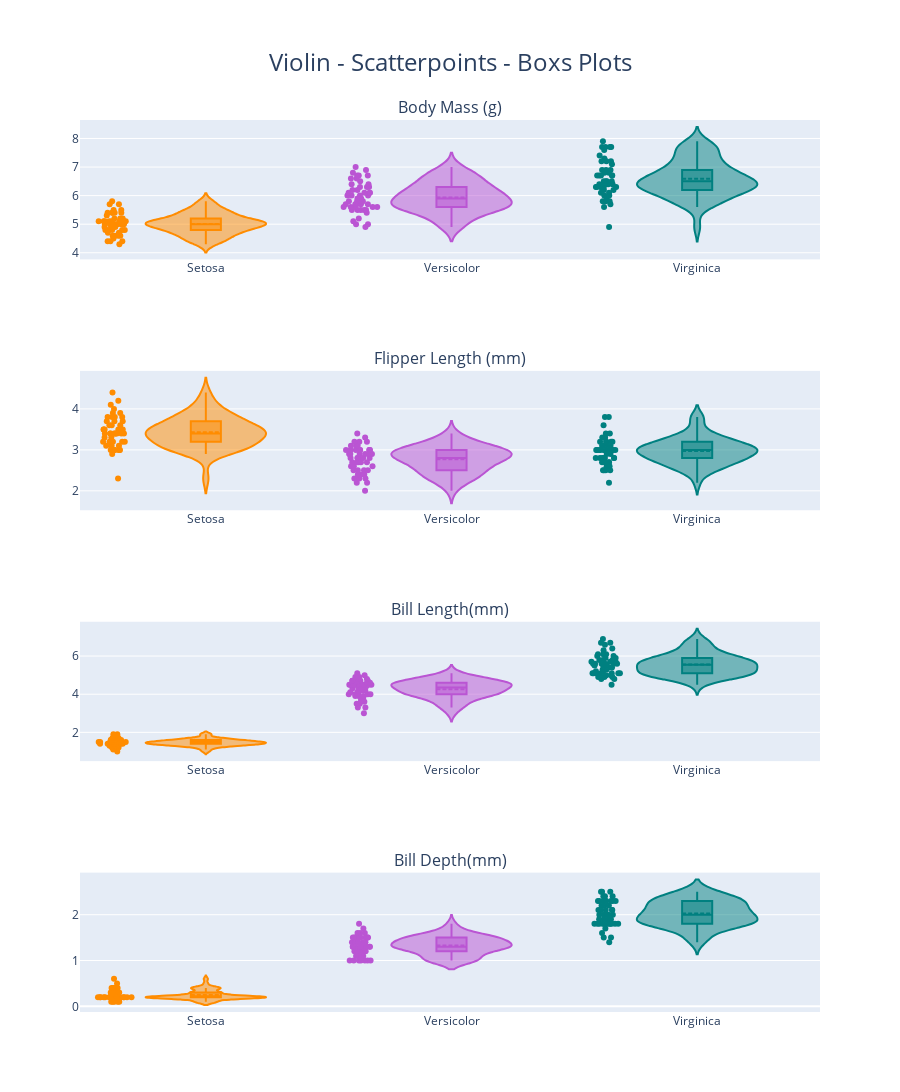

This figure's notebook cell:
### Markdown cell above
- interactive combination Violin/Box Plot

As a last graph of the univariate section, we can use the ploty library to show an interactive versison of Violin/Box plot for each of the numerical variables divided per species. The code has ben ispired, with the needed changes, by [here [39]](https://www.analyticsvidhya.com/blog/2021/12/12-data-plot-types-for-visualization/).

**Code Explanation:**

>The code does the following:
>
>1. **Import Libraries the needed library**
>    - from plotly.subplots import make_subplots
>    - import plotly.graph_objects as go
>2. **Define the color** corresponding to each unique species and add them in a list. 
>3. **Create Violin Plot Traces**:
>    - For each feature (Sepal_Length, Sepal_Width, Petal_Length, Petal_Width), separate Violin plot traces are created for each unique species.
>    - Settings for visibility of box, mean line, scatter points, line color, and name are specified.
>    - Traces are appended to respective lists (trace_bm, trace_flipper, trace_bill_length, trace_bill_depth).
>4. **Create Subplots:**
>    - **make_subplots:** Initializes a subplot grid with titles for each feature in a 4x1 arrangement.
>5. **Add Traces to Subplots:**
>    - **fig.add_trace:** Adds Violin plot traces to their corresponding subplots.
>6. Update Overall Layout:
>    - **fig.update_layout:** Adjusts the overall layout of the figure.
>    - Hides the legend (showlegend=False), sets the title, adjusts title position, font size, figure height, and top margin.
>7. Display the Figure

### Code cell
# Import necessary libraries from Plotly
from plotly.subplots import make_subplots
import plotly.graph_objects as go

# Define colors for each species
color = ['darkorange', 'mediumorchid', 'teal']

# Create a list for 'Body_Mass(g)'
trace_bm = []

# Iterate through unique species and create Violin plot traces for Body Mass
for var, col in zip(iris.Species.unique(), color):
    trace = go.Violin(x=iris['Species'][iris['Species'] == var], y=iris['Sepal_Length'][iris['Species'] == var],
                     box_visible=True,
                     meanline_visible=True,
                     points='all',
                     line_color=col,
                     name=var)
    trace_bm.append(trace)

# Create a list for 'Flipper_Length(mm)'
trace_flipper = []

# Iterate through unique species and create Violin plot traces for Flipper_Length(mm)
for var, col in zip(iris.Species.unique(), color):
    trace2 = go.Violin(x=iris['Species'][iris['Species'] == var], y=iris['Sepal_Width'][iris['Species'] == var],
                      box_visible=True,
                      meanline_visible=True,
                      points='all',
                      line_color=col,
                      )
    trace_flipper.append(trace2)

# Create a list for 'Bill_Length(mm)'
trace_bill_length = []

# Iterate through unique species and create Violin plot traces for Bill_Length(mm)
for var, col in zip(iris.Species.unique(), color):
    trace2 = go.Violin(x=iris['Species'][iris['Species'] == var], y=iris['Petal_Length'][iris['Species'] == var],
                      box_visible=True,
                      meanline_visible=True,
                      points='all',
                      line_color=col,
                      )
    trace_bill_length.append(trace2)

# Create a list for 'Bill Depth'
trace_bill_depth = []

# Iterate through unique species and create Violin plot traces for Bill Depth
for var, col in zip(iris.Species.unique(), color):
    trace2 = go.Violin(x=iris['Species'][iris['Species'] == var], y=iris['Petal_Width'][iris['Species'] == var],
                      box_visible=True,
                      meanline_visible=True,
                      points='all',
                      line_color=col,
                      )
    trace_bill_depth.append(trace2)

# Create subplots with titles for each feature
fig = make_subplots(rows=4, cols=1, subplot_titles=("Body Mass (g)", "Flipper Length (mm)", 'Bill Length(mm)', 'Bill Depth(mm)'))

# Add traces to subplots
for i in trace_bm:
    fig.add_trace(i, row=1, col=1)
for j in trace_flipper:
    fig.add_trace(j, row=2, col=1)
for j in trace_bill_length:
    fig.add_trace(j, row=3, col=1)
for j in trace_bill_depth:
    fig.add_trace(j, row=4, col=1)

# Update overall layout
fig.update_layout(showlegend=False,
                  title='Violin - Scatterpoints - Boxs Plots',
                  title_x=0.5,
                  title_y=0.95,
                  title_font=dict(size=24),
                  height=1200,
                  margin=dict(t=120))

# Display the figure
fig.show()

### Figure 1 — Plotly figure (JSON) as saved in the notebook; plotly's stock layout.template omitted (floating-point values rounded to 4 significant figures)
{"data": [{"box": {"visible": true}, "line": {"color": "darkorange"}, "meanline": {"visible": true}, "name": "Setosa", "points": "all", "type": "violin", "x": ["Setosa", "Setosa", "Setosa", "Setosa", "Setosa", "Setosa", "Setosa", "Setosa", "Setosa", "Setosa", "Setosa", "Setosa", "Setosa", "Setosa", "Setosa", "Setosa", "Setosa", "Setosa", "Setosa", "Setosa", "Setosa", "Setosa", "Setosa", "Setosa", "Setosa", "Setosa", "Setosa", "Setosa", "Setosa", "Setosa", "Setosa", "Setosa", "Setosa", "Setosa", "Setosa", "Setosa", "Setosa", "Setosa", "Setosa", "Setosa", "Setosa", "Setosa", "Setosa", "Setosa", "Setosa", "Setosa", "Setosa", "Setosa", "Setosa", "Setosa"], "xaxis": "x", "y": [5.1, 4.9, 4.7, 4.6, 5, 5.4, 4.6, 5, 4.4, 4.9, 5.4, 4.8, 4.8, 4.3, 5.8, 5.7, 5.4, 5.1, 5.7, 5.1, 5.4, 5.1, 4.6, 5.1, 4.8, 5, 5, 5.2, 5.2, 4.7, 4.8, 5.4, 5.2, 5.5, 4.9, 5, 5.5, 4.9, 4.4, 5.1, 5, 4.5, 4.4, 5, 5.1, 4.8, 5.1, 4.6, 5.3, 5], "yaxis": "y"}, {"box": {"visible": true}, "line": {"color": "mediumorchid"}, "meanline": {"visible": true}, "name": "Versicolor", "points": "all", "type": "violin", "x": ["Versicolor", "Versicolor", "Versicolor", "Versicolor", "Versicolor", "Versicolor", "Versicolor", "Versicolor", "Versicolor", "Versicolor", "Versicolor", "Versicolor", "Versicolor", "Versicolor", "Versicolor", "Versicolor", "Versicolor", "Versicolor", "Versicolor", "Versicolor", "Versicolor", "Versicolor", "Versicolor", "Versicolor", "Versicolor", "Versicolor", "Versicolor", "Versicolor", "Versicolor", "Versicolor", "Versicolor", "Versicolor", "Versicolor", "Versicolor", "Versicolor", "Versicolor", "Versicolor", "Versicolor", "Versicolor", "Versicolor", "Versicolor", "Versicolor", "Versicolor", "Versicolor", "Versicolor", "Versicolor", "Versicolor", "Versicolor", "Versicolor", "Versicolor"], "xaxis": "x", "y": [7, 6.4, 6.9, 5.5, 6.5, 5.7, 6.3, 4.9, 6.6, 5.2, 5, 5.9, 6, 6.1, 5.6, 6.7, 5.6, 5.8, 6.2, 5.6, 5.9, 6.1, 6.3, 6.1, 6.4, 6.6, 6.8, 6.7, 6, 5.7, 5.5, 5.5, 5.8, 6, 5.4, 6, 6.7, 6.3, 5.6, 5.5, 5.5, 6.1, 5.8, 5, 5.6, 5.7, 5.7, 6.2, 5.1, 5.7], "yaxis": "y"}, {"box": {"visible": true}, "line": {"color": "teal"}, "meanline": {"visible": true}, "name": "Virginica", "points": "all", "type": "violin", "x": ["Virginica", "Virginica", "Virginica", "Virginica", "Virginica", "Virginica", "Virginica", "Virginica", "Virginica", "Virginica", "Virginica", "Virginica", "Virginica", "Virginica", "Virginica", "Virginica", "Virginica", "Virginica", "Virginica", "Virginica", "Virginica", "Virginica", "Virginica", "Virginica", "Virginica", "Virginica", "Virginica", "Virginica", "Virginica", "Virginica", "Virginica", "Virginica", "Virginica", "Virginica", "Virginica", "Virginica", "Virginica", "Virginica", "Virginica", "Virginica", "Virginica", "Virginica", "Virginica", "Virginica", "Virginica", "Virginica", "Virginica", "Virginica", "Virginica", "Virginica"], "xaxis": "x", "y": [6.3, 5.8, 7.1, 6.3, 6.5, 7.6, 4.9, 7.3, 6.7, 7.2, 6.5, 6.4, 6.8, 5.7, 5.8, 6.4, 6.5, 7.7, 7.7, 6, 6.9, 5.6, 7.7, 6.3, 6.7, 7.2, 6.2, 6.1, 6.4, 7.2, 7.4, 7.9, 6.4, 6.3, 6.1, 7.7, 6.3, 6.4, 6, 6.9, 6.7, 6.9, 5.8, 6.8, 6.7, 6.7, 6.3, 6.5, 6.2, 5.9], "yaxis": "y"}, {"box": {"visible": true}, "line": {"color": "darkorange"}, "meanline": {"visible": true}, "points": "all", "type": "violin", "x": ["Setosa", "Setosa", "Setosa", "Setosa", "Setosa", "Setosa", "Setosa", "Setosa", "Setosa", "Setosa", "Setosa", "Setosa", "Setosa", "Setosa", "Setosa", "Setosa", "Setosa", "Setosa", "Setosa", "Setosa", "Setosa", "Setosa", "Setosa", "Setosa", "Setosa", "Setosa", "Setosa", "Setosa", "Setosa", "Setosa", "Setosa", "Setosa", "Setosa", "Setosa", "Setosa", "Setosa", "Setosa", "Setosa", "Setosa", "Setosa", "Setosa", "Setosa", "Setosa", "Setosa", "Setosa", "Setosa", "Setosa", "Setosa", "Setosa", "Setosa"], "xaxis": "x2", "y": [3.5, 3, 3.2, 3.1, 3.6, 3.9, 3.4, 3.4, 2.9, 3.1, 3.7, 3.4, 3, 3, 4, 4.4, 3.9, 3.5, 3.8, 3.8, 3.4, 3.7, 3.6, 3.3, 3.4, 3, 3.4, 3.5, 3.4, 3.2, 3.1, 3.4, 4.1, 4.2, 3.1, 3.2, 3.5, 3.6, 3, 3.4, 3.5, 2.3, 3.2, 3.5, 3.8, 3, 3.8, 3.2, 3.7, 3.3], "yaxis": "y2"}, {"box": {"visible": true}, "line": {"color": "mediumorchid"}, "meanline": {"visible": true}, "points": "all", "type": "violin", "x": ["Versicolor", "Versicolor", "Versicolor", "Versicolor", "Versicolor", "Versicolor", "Versicolor", "Versicolor", "Versicolor", "Versicolor", "Versicolor", "Versicolor", "Versicolor", "Versicolor", "Versicolor", "Versicolor", "Versicolor", "Versicolor", "Versicolor", "Versicolor", "Versicolor", "Versicolor", "Versicolor", "Versicolor", "Versicolor", "Versicolor", "Versicolor", "Versicolor", "Versicolor", "Versicolor", "Versicolor", "Versicolor", "Versicolor", "Versicolor", "Versicolor", "Versicolor", "Versicolor", "Versicolor", "Versicolor", "Versicolor", "Versicolor", "Versicolor", "Versicolor", "Versicolor", "Versicolor", "Versicolor", "Versicolor", "Versicolor", "Versicolor", "Versicolor"], "xaxis": "x2", "y": [3.2, 3.2, 3.1, 2.3, 2.8, 2.8, 3.3, 2.4, 2.9, 2.7, 2, 3, 2.2, 2.9, 2.9, 3.1, 3, 2.7, 2.2, 2.5, 3.2, 2.8, 2.5, 2.8, 2.9, 3, 2.8, 3, 2.9, 2.6, 2.4, 2.4, 2.7, 2.7, 3, 3.4, 3.1, 2.3, 3, 2.5, 2.6, 3, 2.6, 2.3, 2.7, 3, 2.9, 2.9, 2.5, 2.8], "yaxis": "y2"}, {"box": {"visible": true}, "line": {"color": "teal"}, "meanline": {"visible": true}, "points": "all", "type": "violin", "x": ["Virginica", "Virginica", "Virginica", "Virginica", "Virginica", "Virginica", "Virginica", "Virginica", "Virginica", "Virginica", "Virginica", "Virginica", "Virginica", "Virginica", "Virginica", "Virginica", "Virginica", "Virginica", "Virginica", "Virginica", "Virginica", "Virginica", "Virginica", "Virginica", "Virginica", "Virginica", "Virginica", "Virginica", "Virginica", "Virginica", "Virginica", "Virginica", "Virginica", "Virginica", "Virginica", "Virginica", "Virginica", "Virginica", "Virginica", "Virginica", "Virginica", "Virginica", "Virginica", "Virginica", "Virginica", "Virginica", "Virginica", "Virginica", "Virginica", "Virginica"], "xaxis": "x2", "y": [3.3, 2.7, 3, 2.9, 3, 3, 2.5, 2.9, 2.5, 3.6, 3.2, 2.7, 3, 2.5, 2.8, 3.2, 3, 3.8, 2.6, 2.2, 3.2, 2.8, 2.8, 2.7, 3.3, 3.2, 2.8, 3, 2.8, 3, 2.8, 3.8, 2.8, 2.8, 2.6, 3, 3.4, 3.1, 3, 3.1, 3.1, 3.1, 2.7, 3.2, 3.3, 3, 2.5, 3, 3.4, 3], "yaxis": "y2"}, {"box": {"visible": true}, "line": {"color": "darkorange"}, "meanline": {"visible": true}, "points": "all", "type": "violin", "x": ["Setosa", "Setosa", "Setosa", "Setosa", "Setosa", "Setosa", "Setosa", "Setosa", "Setosa", "Setosa", "Setosa", "Setosa", "Setosa", "Setosa", "Setosa", "Setosa", "Setosa", "Setosa", "Setosa", "Setosa", "Setosa", "Setosa", "Setosa", "Setosa", "Setosa", "Setosa", "Setosa", "Setosa", "Setosa", "Setosa", "Setosa", "Setosa", "Setosa", "Setosa", "Setosa", "Setosa", "Setosa", "Setosa", "Setosa", "Setosa", "Setosa", "Setosa", "Setosa", "Setosa", "Setosa", "Setosa", "Setosa", "Setosa", "Setosa", "Setosa"], "xaxis": "x3", "y": [1.4, 1.4, 1.3, 1.5, 1.4, 1.7, 1.4, 1.5, 1.4, 1.5, 1.5, 1.6, 1.4, 1.1, 1.2, 1.5, 1.3, 1.4, 1.7, 1.5, 1.7, 1.5, 1, 1.7, 1.9, 1.6, 1.6, 1.5, 1.4, 1.6, 1.6, 1.5, 1.5, 1.4, 1.5, 1.2, 1.3, 1.4, 1.3, 1.5, 1.3, 1.3, 1.3, 1.6, 1.9, 1.4, 1.6, 1.4, 1.5, 1.4], "yaxis": "y3"}, {"box": {"visible": true}, "line": {"color": "mediumorchid"}, "meanline": {"visible": true}, "points": "all", "type": "violin", "x": ["Versicolor", "Versicolor", "Versicolor", "Versicolor", "Versicolor", "Versicolor", "Versicolor", "Versicolor", "Versicolor", "Versicolor", "Versicolor", "Versicolor", "Versicolor", "Versicolor", "Versicolor", "Versicolor", "Versicolor", "Versicolor", "Versicolor", "Versicolor", "Versicolor", "Versicolor", "Versicolor", "Versicolor", "Versicolor", "Versicolor", "Versicolor", "Versicolor", "Versicolor", "Versicolor", "Versicolor", "Versicolor", "Versicolor", "Versicolor", "Versicolor", "Versicolor", "Versicolor", "Versicolor", "Versicolor", "Versicolor", "Versicolor", "Versicolor", "Versicolor", "Versicolor", "Versicolor", "Versicolor", "Versicolor", "Versicolor", "Versicolor", "Versicolor"], "xaxis": "x3", "y": [4.7, 4.5, 4.9, 4, 4.6, 4.5, 4.7, 3.3, 4.6, 3.9, 3.5, 4.2, 4, 4.7, 3.6, 4.4, 4.5, 4.1, 4.5, 3.9, 4.8, 4, 4.9, 4.7, 4.3, 4.4, 4.8, 5, 4.5, 3.5, 3.8, 3.7, 3.9, 5.1, 4.5, 4.5, 4.7, 4.4, 4.1, 4, 4.4, 4.6, 4, 3.3, 4.2, 4.2, 4.2, 4.3, 3, 4.1], "yaxis": "y3"}, {"box": {"visible": true}, "line": {"color": "teal"}, "meanline": {"visible": true}, "points": "all", "type": "violin", "x": ["Virginica", "Virginica", "Virginica", "Virginica", "Virginica", "Virginica", "Virginica", "Virginica", "Virginica", "Virginica", "Virginica", "Virginica", "Virginica", "Virginica", "Virginica", "Virginica", "Virginica", "Virginica", "Virginica", "Virginica", "Virginica", "Virginica", "Virginica", "Virginica", "Virginica", "Virginica", "Virginica", "Virginica", "Virginica", "Virginica", "Virginica", "Virginica", "Virginica", "Virginica", "Virginica", "Virginica", "Virginica", "Virginica", "Virginica", "Virginica", "Virginica", "Virginica", "Virginica", "Virginica", "Virginica", "Virginica", "Virginica", "Virginica", "Virginica", "Virginica"], "xaxis": "x3", "y": [6, 5.1, 5.9, 5.6, 5.8, 6.6, 4.5, 6.3, 5.8, 6.1, 5.1, 5.3, 5.5, 5, 5.1, 5.3, 5.5, 6.7, 6.9, 5, 5.7, 4.9, 6.7, 4.9, 5.7, 6, 4.8, 4.9, 5.6, 5.8, 6.1, 6.4, 5.6, 5.1, 5.6, 6.1, 5.6, 5.5, 4.8, 5.4, 5.6, 5.1, 5.1, 5.9, 5.7, 5.2, 5, 5.2, 5.4, 5.1], "yaxis": "y3"}, {"box": {"visible": true}, "line": {"color": "darkorange"}, "meanline": {"visible": true}, "points": "all", "type": "violin", "x": ["Setosa", "Setosa", "Setosa", "Setosa", "Setosa", "Setosa", "Setosa", "Setosa", "Setosa", "Setosa", "Setosa", "Setosa", "Setosa", "Setosa", "Setosa", "Setosa", "Setosa", "Setosa", "Setosa", "Setosa", "Setosa", "Setosa", "Setosa", "Setosa", "Setosa", "Setosa", "Setosa", "Setosa", "Setosa", "Setosa", "Setosa", "Setosa", "Setosa", "Setosa", "Setosa", "Setosa", "Setosa", "Setosa", "Setosa", "Setosa", "Setosa", "Setosa", "Setosa", "Setosa", "Setosa", "Setosa", "Setosa", "Setosa", "Setosa", "Setosa"], "xaxis": "x4", "y": [0.2, 0.2, 0.2, 0.2, 0.2, 0.4, 0.3, 0.2, 0.2, 0.1, 0.2, 0.2, 0.1, 0.1, 0.2, 0.4, 0.4, 0.3, 0.3, 0.3, 0.2, 0.4, 0.2, 0.5, 0.2, 0.2, 0.4, 0.2, 0.2, 0.2, 0.2, 0.4, 0.1, 0.2, 0.2, 0.2, 0.2, 0.1, 0.2, 0.2, 0.3, 0.3, 0.2, 0.6, 0.4, 0.3, 0.2, 0.2, 0.2, 0.2], "yaxis": "y4"}, {"box": {"visible": true}, "line": {"color": "mediumorchid"}, "meanline": {"visible": true}, "points": "all", "type": "violin", "x": ["Versicolor", "Versicolor", "Versicolor", "Versicolor", "Versicolor", "Versicolor", "Versicolor", "Versicolor", "Versicolor", "Versicolor", "Versicolor", "Versicolor", "Versicolor", "Versicolor", "Versicolor", "Versicolor", "Versicolor", "Versicolor", "Versicolor", "Versicolor", "Versicolor", "Versicolor", "Versicolor", "Versicolor", "Versicolor", "Versicolor", "Versicolor", "Versicolor", "Versicolor", "Versicolor", "Versicolor", "Versicolor", "Versicolor", "Versicolor", "Versicolor", "Versicolor", "Versicolor", "Versicolor", "Versicolor", "Versicolor", "Versicolor", "Versicolor", "Versicolor", "Versicolor", "Versicolor", "Versicolor", "Versicolor", "Versicolor", "Versicolor", "Versicolor"], "xaxis": "x4", "y": [1.4, 1.5, 1.5, 1.3, 1.5, 1.3, 1.6, 1, 1.3, 1.4, 1, 1.5, 1, 1.4, 1.3, 1.4, 1.5, 1, 1.5, 1.1, 1.8, 1.3, 1.5, 1.2, 1.3, 1.4, 1.4, 1.7, 1.5, 1, 1.1, 1, 1.2, 1.6, 1.5, 1.6, 1.5, 1.3, 1.3, 1.3, 1.2, 1.4, 1.2, 1, 1.3, 1.2, 1.3, 1.3, 1.1, 1.3], "yaxis": "y4"}, {"box": {"visible": true}, "line": {"color": "teal"}, "meanline": {"visible": true}, "points": "all", "type": "violin", "x": ["Virginica", "Virginica", "Virginica", "Virginica", "Virginica", "Virginica", "Virginica", "Virginica", "Virginica", "Virginica", "Virginica", "Virginica", "Virginica", "Virginica", "Virginica", "Virginica", "Virginica", "Virginica", "Virginica", "Virginica", "Virginica", "Virginica", "Virginica", "Virginica", "Virginica", "Virginica", "Virginica", "Virginica", "Virginica", "Virginica", "Virginica", "Virginica", "Virginica", "Virginica", "Virginica", "Virginica", "Virginica", "Virginica", "Virginica", "Virginica", "Virginica", "Virginica", "Virginica", "Virginica", "Virginica", "Virginica", "Virginica", "Virginica", "Virginica", "Virginica"], "xaxis": "x4", "y": [2.5, 1.9, 2.1, 1.8, 2.2, 2.1, 1.7, 1.8, 1.8, 2.5, 2, 1.9, 2.1, 2, 2.4, 2.3, 1.8, 2.2, 2.3, 1.5, 2.3, 2, 2, 1.8, 2.1, 1.8, 1.8, 1.8, 2.1, 1.6, 1.9, 2, 2.2, 1.5, 1.4, 2.3, 2.4, 1.8, 1.8, 2.1, 2.4, 2.3, 1.9, 2.3, 2.5, 2.3, 1.9, 2, 2.3, 1.8], "yaxis": "y4"}], "layout": {"annotations": [{"font": {"size": 16}, "showarrow": false, "text": "Body Mass (g)", "x": 0.5, "xanchor": "center", "xref": "paper", "y": 1, "yanchor": "bottom", "yref": "paper"}, {"font": {"size": 16}, "showarrow": false, "text": "Flipper Length (mm)", "x": 0.5, "xanchor": "center", "xref": "paper", "y": 0.7188, "yanchor": "bottom", "yref": "paper"}, {"font": {"size": 16}, "showarrow": false, "text": "Bill Length(mm)", "x": 0.5, "xanchor": "center", "xref": "paper", "y": 0.4375, "yanchor": "bottom", "yref": "paper"}, {"font": {"size": 16}, "showarrow": false, "text": "Bill Depth(mm)", "x": 0.5, "xanchor": "center", "xref": "paper", "y": 0.1562, "yanchor": "bottom", "yref": "paper"}], "height": 1200, "margin": {"t": 120}, "showlegend": false, "title": {"font": {"size": 24}, "text": "Violin - Scatterpoints - Boxs Plots", "x": 0.5, "y": 0.95}, "xaxis": {"anchor": "y", "domain": [0, 1]}, "xaxis2": {"anchor": "y2", "domain": [0, 1]}, "xaxis3": {"anchor": "y3", "domain": [0, 1]}, "xaxis4": {"anchor": "y4", "domain": [0, 1]}, "yaxis": {"anchor": "x", "domain": [0.8438, 1]}, "yaxis2": {"anchor": "x2", "domain": [0.5625, 0.7188]}, "yaxis3": {"anchor": "x3", "domain": [0.2812, 0.4375]}, "yaxis4": {"anchor": "x4", "domain": [0, 0.1562]}}}
